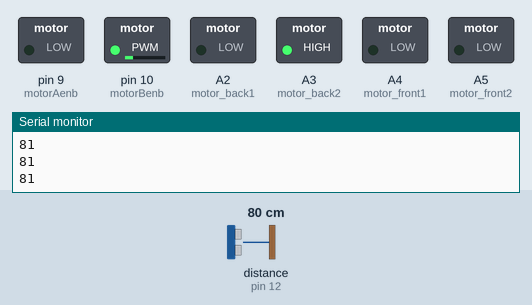
A sketch run on a simulated Arduino Uno, built with avr-gcc and run on an emulated ATmega328P. On the bench: switched loads named in the sketch (green lamp = pin HIGH), the last lines printed to the serial monitor. Wiring (inferred from the names in the program): ultrasonic range finder: trigger pin 11; echo pin 12. The test bench sets the inputs (shaded band); at power-on: distance to the obstacle (sensor on pin 12) 80 cm. The echo pulse lasts 58.3 µs per cm; pins used as bus, display or sensor lines are not drawn.

Above: at 1.2 s.
1.3 s: distance to the obstacle (sensor on pin 12) set to 12 cm
2.8 s: distance to the obstacle (sensor on pin 12) set to 9 cm
At 4.6 s:
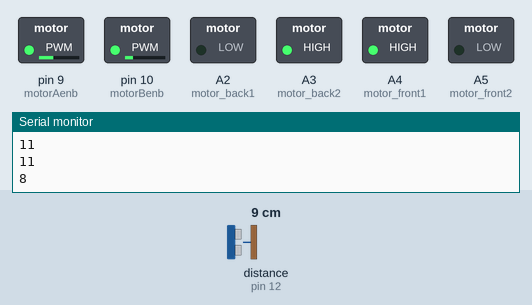
11.1 s: distance to the obstacle (sensor on pin 12) set to 18 cm
At 11.8 s:
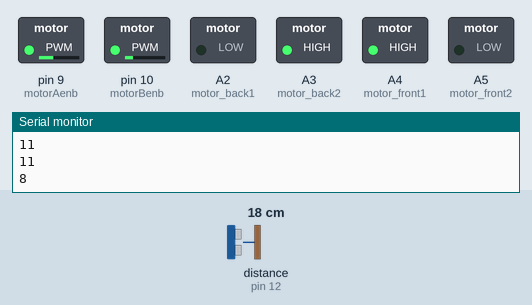
12.6 s: distance to the obstacle (sensor on pin 12) set to 2 cm
At 13.5 s:
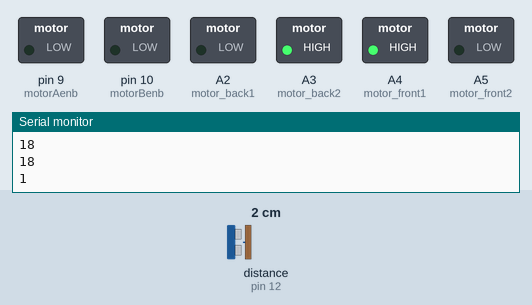
Timing chart, 0 to 16.6 s (numbered marks = the images above; inputs shaded):
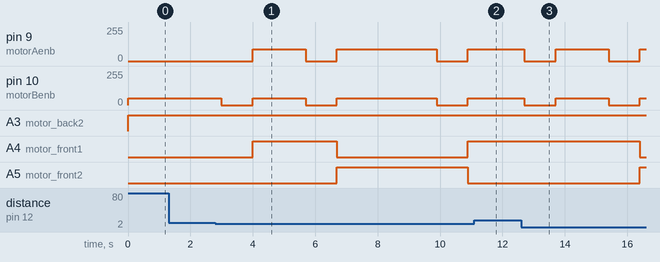

The sketch:

obstacle_detection.ino
```cpp
//Motor back
int motor_back1 =A2;
int motor_back2 = A3;
int motorBenb = 10;
#define motor_backrpm 50 //Any value between 0 and 255

//Motor front
int motor_front1 =A4;
int motor_front2 = A5;
int motorAenb = 9;
#define motor_frontrpm 90 //Any value between 0 and 255

//Ultrasonic Sensor
const int trigPin = 11; // Trigger Pin of Ultrasonic Sensor
const int echoPin = 12; // Echo Pin of Ultrasonic Sensor

//Define Variables
long duration;
int distance;

void setup(){
  Serial.begin(9600);
  pinMode(motor_back1, OUTPUT);
  pinMode(motor_back2, OUTPUT);
  pinMode(motorBenb, OUTPUT);
  pinMode(motor_front1, OUTPUT);
  pinMode(motor_front2, OUTPUT);
  pinMode(motorAenb, OUTPUT);

  pinMode(trigPin, OUTPUT);
  pinMode(echoPin, INPUT);
}

void loop(){
  long duration,cm;
  forward();
  // digitalWrite(trigPin , HIGH);
  // delayMicroseconds(1000);
  // digitalWrite(trigPin , LOW);
  pinMode(trigPin, OUTPUT);
   digitalWrite(trigPin, LOW);
   delayMicroseconds(2);
   digitalWrite(trigPin, HIGH);
   delayMicroseconds(10);
   digitalWrite(trigPin, LOW);
    pinMode(echoPin, INPUT);

  duration = pulseIn(echoPin , HIGH);
  cm = (duration/2) / 28.5; //dist in crntimeters
  Serial.print(cm);
  Serial.println();
  delay(100);
  if(cm < 10){
    stop();
    delay(1000);
    //digitalWrite(motorA1, HIGH);
    //digitalWrite(motorA2, LOW);
    //analogWrite(motorAenb, motorArpm);
    //digitalWrite(motorB1, LOW);
    //digitalWrite(motorB2, HIGH);
    //analogWrite(motorBenb, motorBrpm);
    //delay(200);
    // digitalWrite(motorB1, LOW);
    // digitalWrite(motorB2, HIGH);
    // analogWrite(motorBenb, motorBrpm);
    turn_right();
    delay(1500);
forward();
delay(200);
stop();
delay(1000);
turn_left();
delay(3000);
forward();
delay(200);
stop();
delay(1000);
turn_right();
delay(1000);
  }
  // else{
  //   digitalWrite(motorA1, LOW);
  //   digitalWrite(motorA2, HIGH);
  //   analogWrite(motorAenb, motorArpm);
  //   digitalWrite(motorB1, HIGH);
  //   digitalWrite(motorB2, LOW);
  //   analogWrite(motorBenb, motorBrpm);
  // }
}

void stop(){
analogWrite(motorAenb, 0);
analogWrite(motorBenb, 0);
}
void forward(){
digitalWrite(motor_back1, LOW);
digitalWrite(motor_back2, HIGH);
analogWrite(motorBenb,motor_backrpm );
}
void backword(){
digitalWrite(motor_back1, HIGH);
digitalWrite(motor_back2, LOW);
analogWrite(motorBenb,motor_backrpm );
}
void turn_right(){
digitalWrite(motor_front1, HIGH);
digitalWrite(motor_front2, LOW);
analogWrite(motorAenb,motor_frontrpm );
forward();
}
void turn_left(){
digitalWrite(motor_front1, LOW);
digitalWrite(motor_front2, HIGH);
analogWrite(motorAenb,motor_frontrpm );
forward();
}
```

Measured:
- the behaviour switches between 11 and 10 cm on distance to the obstacle (sensor on pin 12) (found by bisection; images 0 and 1)
- after the input at 2.8 s, pin 9 (motorAenb): goes 90/255 1.7 s, 0/255 1.0 s, 90/255 3.2 s, 0/255 1.0 s, then 90/255, starting after 1.2 s; pin 10 (motorBenb): goes 0/255 1.0 s, 50/255 1.7 s, 0/255 1.0 s, 50/255 3.2 s, 0/255 1.0 s, then 50/255, starting after 0.19 s
- after the input at 11.1 s, pin 9 (motorAenb): stays 90/255 (without the input it goes to 0/255 after 0.89 s); pin 10 (motorBenb): stays 50/255 (without the input it goes to 0/255 after 0.89 s)
- after the input at 12.6 s, pin 9 (motorAenb): alternates 90/255 for 1.7 s and 0/255 for 1.0 s, starting after 0.11 s; pin 10 (motorBenb): alternates 50/255 for 1.7 s and 0/255 for 1.0 s, starting after 0.11 s; A4 (motor_front1): HIGH → LOW after 3.8 s; A5 (motor_front2): LOW → HIGH after 3.8 s
